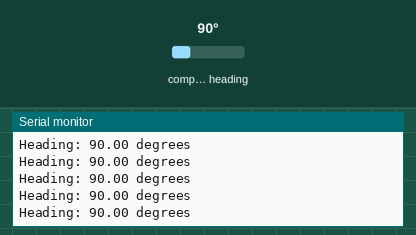
Simulated run of this sketch. Board: Arduino Uno, built with avr-gcc and run on an emulated ATmega328P. On the bench: the last lines printed to the serial monitor. The inputs (shaded band) are chosen by the test bench; at power-on: compass heading 90°.

Above: at 1.2 s.
1.3 s: compass heading set to 7°
At 1.69 s:
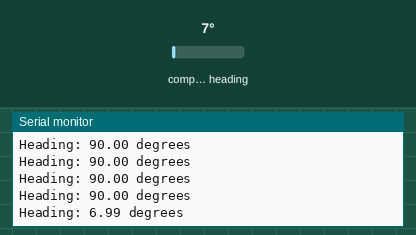
4.3 s: compass heading set to 180°
At 4.46 s:
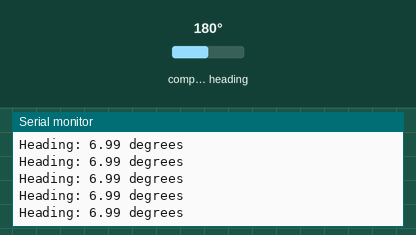
Timing chart, 0 to 7.3 s (numbered marks = the images above; inputs shaded):
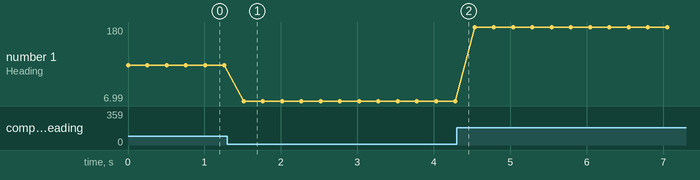

Measured:
- after the input at 1.3 s, the serial monitor: prints a new line after 0.21 s (image 1)
- plotted number 1: 90 → 6.99 after the input at 1.3 s, 6.99 → 180 after the input at 4.3 s

The sketch:

QMC5883_test.ino
```cpp
#include <QMC5883LCompass.h>

QMC5883LCompass compass;

void setup() {
  Serial.begin(9600);
  compass.init();

}

void loop() {
  int x, y, z;

  // Read compass values
  compass.read();

  // Return XYZ readings
  x = compass.getX();
  y = compass.getY();

  float heading = atan2(y, x);
  heading += (heading < 0) ? 2 * PI : 0;
  heading = degrees(heading);

  Serial.print("Heading: ");
  Serial.print(heading);
  Serial.println(" degrees");
  delay(250);
}
```
